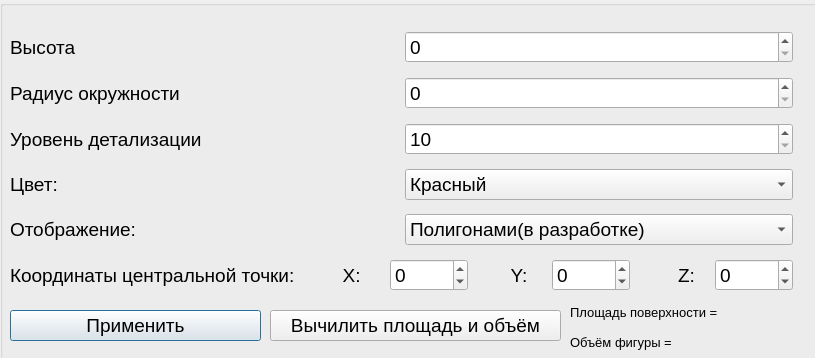
<?xml version="1.0" encoding="UTF-8"?>
<ui version="4.0">
 <class>CilindrParamtr</class>
 <widget class="QDialog" name="CilindrParamtr">
  <property name="geometry">
   <rect>
    <x>0</x>
    <y>0</y>
    <width>815</width>
    <height>358</height>
   </rect>
  </property>
  <property name="minimumSize">
   <size>
    <width>815</width>
    <height>358</height>
   </size>
  </property>
  <property name="maximumSize">
   <size>
    <width>815</width>
    <height>358</height>
   </size>
  </property>
  <property name="windowTitle">
   <string>Dialog</string>
  </property>
  <widget class="QGroupBox" name="groupBox_2">
   <property name="geometry">
    <rect>
     <x>0</x>
     <y>0</y>
     <width>821</width>
     <height>361</height>
    </rect>
   </property>
   <property name="title">
    <string/>
   </property>
   <widget class="QPushButton" name="ok">
    <property name="geometry">
     <rect>
      <x>10</x>
      <y>310</y>
      <width>251</width>
      <height>31</height>
     </rect>
    </property>
    <property name="font">
     <font>
      <pointsize>14</pointsize>
     </font>
    </property>
    <property name="text">
     <string>Применить</string>
    </property>
   </widget>
   <widget class="QWidget" name="layoutWidget">
    <property name="geometry">
     <rect>
      <x>10</x>
      <y>23</y>
      <width>783</width>
      <height>281</height>
     </rect>
    </property>
    <layout class="QVBoxLayout" name="verticalLayout">
     <item>
      <layout class="QHBoxLayout" name="horizontalLayout_4">
       <item>
        <widget class="QLabel" name="label_4">
         <property name="font">
          <font>
           <pointsize>14</pointsize>
          </font>
         </property>
         <property name="text">
          <string>Высота</string>
         </property>
        </widget>
       </item>
       <item>
        <widget class="QSpinBox" name="vys">
         <property name="font">
          <font>
           <pointsize>14</pointsize>
          </font>
         </property>
         <property name="maximum">
          <number>1000</number>
         </property>
        </widget>
       </item>
      </layout>
     </item>
     <item>
      <layout class="QHBoxLayout" name="horizontalLayout_9">
       <item>
        <widget class="QLabel" name="label_12">
         <property name="font">
          <font>
           <pointsize>14</pointsize>
          </font>
         </property>
         <property name="text">
          <string>Радиус окружности</string>
         </property>
        </widget>
       </item>
       <item>
        <widget class="QSpinBox" name="dm">
         <property name="font">
          <font>
           <pointsize>14</pointsize>
          </font>
         </property>
         <property name="maximum">
          <number>1000</number>
         </property>
        </widget>
       </item>
      </layout>
     </item>
     <item>
      <layout class="QHBoxLayout" name="horizontalLayout_8">
       <item>
        <widget class="QLabel" name="label_11">
         <property name="font">
          <font>
           <pointsize>14</pointsize>
          </font>
         </property>
         <property name="text">
          <string>Уровень детализации</string>
         </property>
        </widget>
       </item>
       <item>
        <widget class="QSpinBox" name="rebro_5">
         <property name="font">
          <font>
           <pointsize>14</pointsize>
          </font>
         </property>
         <property name="minimum">
          <number>10</number>
         </property>
         <property name="maximum">
          <number>70</number>
         </property>
        </widget>
       </item>
      </layout>
     </item>
     <item>
      <layout class="QHBoxLayout" name="horizontalLayout_6">
       <item>
        <widget class="QLabel" name="label_9">
         <property name="font">
          <font>
           <pointsize>14</pointsize>
          </font>
         </property>
         <property name="text">
          <string>Цвет:</string>
         </property>
        </widget>
       </item>
       <item>
        <widget class="QComboBox" name="color_2">
         <property name="font">
          <font>
           <pointsize>14</pointsize>
          </font>
         </property>
         <item>
          <property name="text">
           <string>Красный</string>
          </property>
         </item>
         <item>
          <property name="text">
           <string>Зелёный</string>
          </property>
         </item>
         <item>
          <property name="text">
           <string>Синий</string>
          </property>
         </item>
        </widget>
       </item>
      </layout>
     </item>
     <item>
      <layout class="QHBoxLayout" name="horizontalLayout_7">
       <item>
        <widget class="QLabel" name="label_10">
         <property name="font">
          <font>
           <pointsize>14</pointsize>
          </font>
         </property>
         <property name="text">
          <string>Отображение:</string>
         </property>
        </widget>
       </item>
       <item>
        <widget class="QComboBox" name="otbr">
         <property name="font">
          <font>
           <pointsize>14</pointsize>
          </font>
         </property>
         <item>
          <property name="text">
           <string>Полигонами(в разработке)</string>
          </property>
         </item>
         <item>
          <property name="text">
           <string>Точками</string>
          </property>
         </item>
        </widget>
       </item>
      </layout>
     </item>
     <item>
      <layout class="QHBoxLayout" name="horizontalLayout_5">
       <item>
        <widget class="QLabel" name="label_5">
         <property name="font">
          <font>
           <pointsize>14</pointsize>
          </font>
         </property>
         <property name="text">
          <string>Координаты центральной точки:  </string>
         </property>
        </widget>
       </item>
       <item>
        <widget class="QLabel" name="label_6">
         <property name="font">
          <font>
           <pointsize>14</pointsize>
          </font>
         </property>
         <property name="text">
          <string>      X:</string>
         </property>
        </widget>
       </item>
       <item>
        <widget class="QSpinBox" name="xx">
         <property name="font">
          <font>
           <pointsize>14</pointsize>
          </font>
         </property>
         <property name="minimum">
          <number>-1000</number>
         </property>
         <property name="maximum">
          <number>1000</number>
         </property>
        </widget>
       </item>
       <item>
        <widget class="QLabel" name="label_7">
         <property name="font">
          <font>
           <pointsize>14</pointsize>
          </font>
         </property>
         <property name="text">
          <string>       Y:</string>
         </property>
        </widget>
       </item>
       <item>
        <widget class="QSpinBox" name="yy">
         <property name="font">
          <font>
           <pointsize>14</pointsize>
          </font>
         </property>
         <property name="minimum">
          <number>-1000</number>
         </property>
         <property name="maximum">
          <number>1000</number>
         </property>
        </widget>
       </item>
       <item>
        <widget class="QLabel" name="label_8">
         <property name="font">
          <font>
           <pointsize>14</pointsize>
          </font>
         </property>
         <property name="text">
          <string>        Z:</string>
         </property>
        </widget>
       </item>
       <item>
        <widget class="QSpinBox" name="zz">
         <property name="font">
          <font>
           <pointsize>14</pointsize>
          </font>
         </property>
         <property name="minimum">
          <number>-1000</number>
         </property>
         <property name="maximum">
          <number>1000</number>
         </property>
        </widget>
       </item>
      </layout>
     </item>
    </layout>
   </widget>
   <widget class="QLabel" name="pl">
    <property name="geometry">
     <rect>
      <x>720</x>
      <y>300</y>
      <width>155</width>
      <height>25</height>
     </rect>
    </property>
    <property name="font">
     <font>
      <pointsize>10</pointsize>
     </font>
    </property>
    <property name="text">
     <string/>
    </property>
   </widget>
   <widget class="QPushButton" name="ok_3">
    <property name="geometry">
     <rect>
      <x>270</x>
      <y>310</y>
      <width>291</width>
      <height>31</height>
     </rect>
    </property>
    <property name="font">
     <font>
      <pointsize>14</pointsize>
     </font>
    </property>
    <property name="text">
     <string>Вычилить площадь и объём</string>
    </property>
   </widget>
   <widget class="QLabel" name="label_14">
    <property name="geometry">
     <rect>
      <x>570</x>
      <y>330</y>
      <width>101</width>
      <height>25</height>
     </rect>
    </property>
    <property name="font">
     <font>
      <pointsize>10</pointsize>
     </font>
    </property>
    <property name="text">
     <string>Объём фигуры = </string>
    </property>
   </widget>
   <widget class="QLabel" name="ob">
    <property name="geometry">
     <rect>
      <x>670</x>
      <y>330</y>
      <width>155</width>
      <height>25</height>
     </rect>
    </property>
    <property name="font">
     <font>
      <pointsize>10</pointsize>
     </font>
    </property>
    <property name="text">
     <string/>
    </property>
   </widget>
   <widget class="QLabel" name="label_13">
    <property name="geometry">
     <rect>
      <x>570</x>
      <y>300</y>
      <width>155</width>
      <height>25</height>
     </rect>
    </property>
    <property name="font">
     <font>
      <pointsize>10</pointsize>
     </font>
    </property>
    <property name="text">
     <string>Площадь поверхности = </string>
    </property>
   </widget>
  </widget>
 </widget>
 <resources/>
 <connections/>
</ui>
